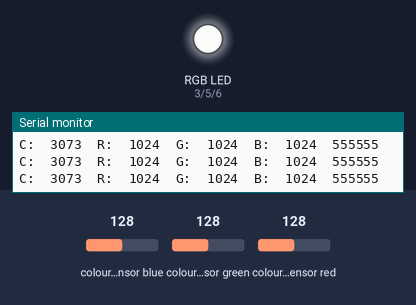
Simulated run of this sketch. Board: Arduino Uno, built with avr-gcc and run on an emulated ATmega328P. Parts: an RGB LED mixed from three pins (HIGH = lit), the last lines printed to the serial monitor. The test bench sets the inputs (shaded band); at power-on: colour sensor blue 128, colour sensor green 128, colour sensor red 128.

Above: at 2.4 s.
2.5 s: colour sensor blue set to 5
At 3.9 s:
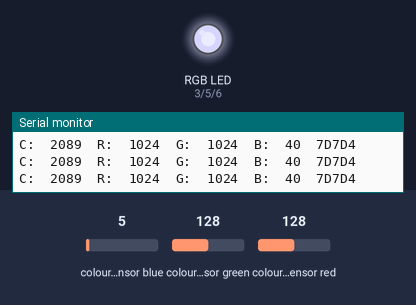
4.5 s: colour sensor green set to 5
At 5.6 s:
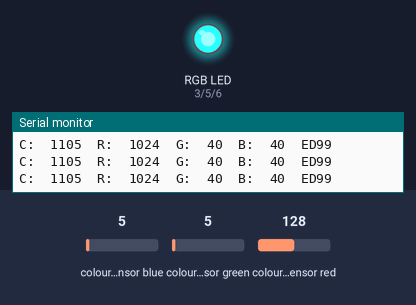
6.0 s: colour sensor red set to 64
At 7.3 s:
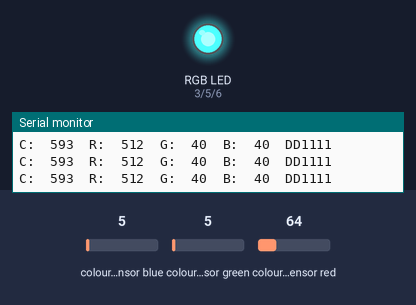
7.6 s: colour sensor blue set to 128
At 8.8 s:
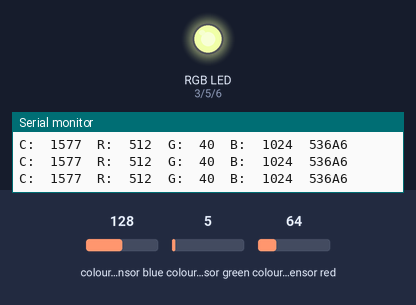
9.1 s: colour sensor blue set to 250
At 9.6 s:
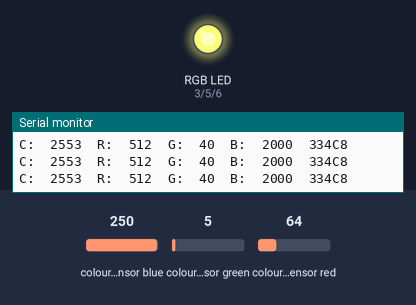
10.6 s: colour sensor red set to 5
At 11.3 s:
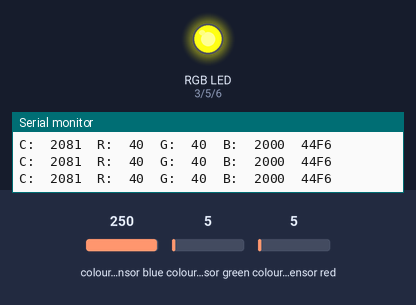
Timing chart, 0 to 13.1 s (numbered marks = the images above; inputs shaded):
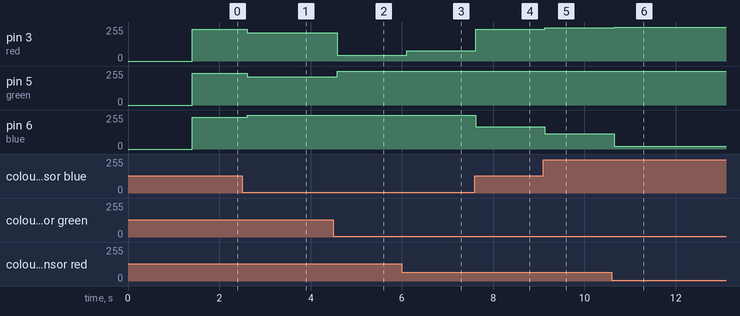

The sketch:

tcs34725_rgbled.ino
```cpp
#include <Wire.h>
#include <Adafruit_TCS34725.h>
#define red 3
#define green 5
#define blue 6
#define commonAnode true

byte gammaTable[256];
Adafruit_TCS34725 sensor = Adafruit_TCS34725(TCS34725_INTEGRATIONTIME_50MS, TCS34725_GAIN_4X);

void setup()
{
  // put your setup code here, to run once:
  Serial.begin(9600);
  Serial.println("Color View Test");

  if (sensor.begin())
  {
    Serial.println("RGB sensor connected");
  }
  else
  {
    Serial.println("RGB sensor not connected, please check your connections");
    while(1);
  }

  pinMode(red,OUTPUT);
  pinMode(green,OUTPUT);
  pinMode(blue,OUTPUT);

  for (int i=0; i < 256; i++)
  {
    float x=i;
    x/=255;
    x=pow(x,2.5);
    x*=255;

    if (commonAnode)
    {
      gammaTable[i] = 255-x;
    }
    else
    {
      gammaTable[i]=x;
    }
    Serial.println(gammaTable[i]);
  }

}

void loop()
{
  // put your main code here, to run repeatedly:
  uint16_t clear, r, g, b;
  sensor.setInterrupt(false);
  delay(100);
  sensor.getRawData(&r, &g, &b, &clear);
  sensor.setInterrupt(true);

  Serial.print("C:\t"); Serial.print(clear);
  Serial.print("\tR:\t"); Serial.print(r);
  Serial.print("\tG:\t"); Serial.print(g);
  Serial.print("\tB:\t"); Serial.print(b);

  uint32_t sum = clear;
  float r_conv, g_conv, b_conv;
  r_conv = r;
  r_conv /= sum;
  g_conv = g;
  g_conv /= sum;
  b_conv = b;
  b_conv /= sum;
  r_conv *= 256;
  g_conv *= 256;
  b_conv *= 256;

  Serial.print("\t");
  Serial.print((int)r_conv, HEX);
  Serial.print((int)g_conv, HEX);
  Serial.print((int)b_conv, HEX);
  Serial.println();

  analogWrite(red, gammaTable[(int)r_conv]);
  analogWrite(green, gammaTable[(int)g_conv]);
  analogWrite(blue, gammaTable[(int)b_conv]);

}
```

Measured:
- after the input at 2.5 s, pin 3 (red), pin 5 (green): 238/255 → 212/255 after 0.12 s; pin 6 (blue): 238/255 → 254/255 after 0.12 s
- after the input at 4.5 s, pin 3 (red): 212/255 → 42/255 after 0.09 s; pin 5 (green): 212/255 → 254/255 after 0.09 s
- after the input at 6.0 s, pin 3 (red): 42/255 → 76/255 after 0.10 s
- after the input at 7.6 s, pin 3 (red): 76/255 → 239/255 at once; pin 6 (blue): 254/255 → 167/255 at once
- after the input at 9.1 s, pin 3 (red): 239/255 → 250/255 at once; pin 6 (blue): 167/255 → 116/255 at once
- after the input at 10.6 s, pin 3 (red): 250/255 → 254/255 after 0.05 s; pin 6 (blue): 116/255 → 21/255 after 0.05 s
